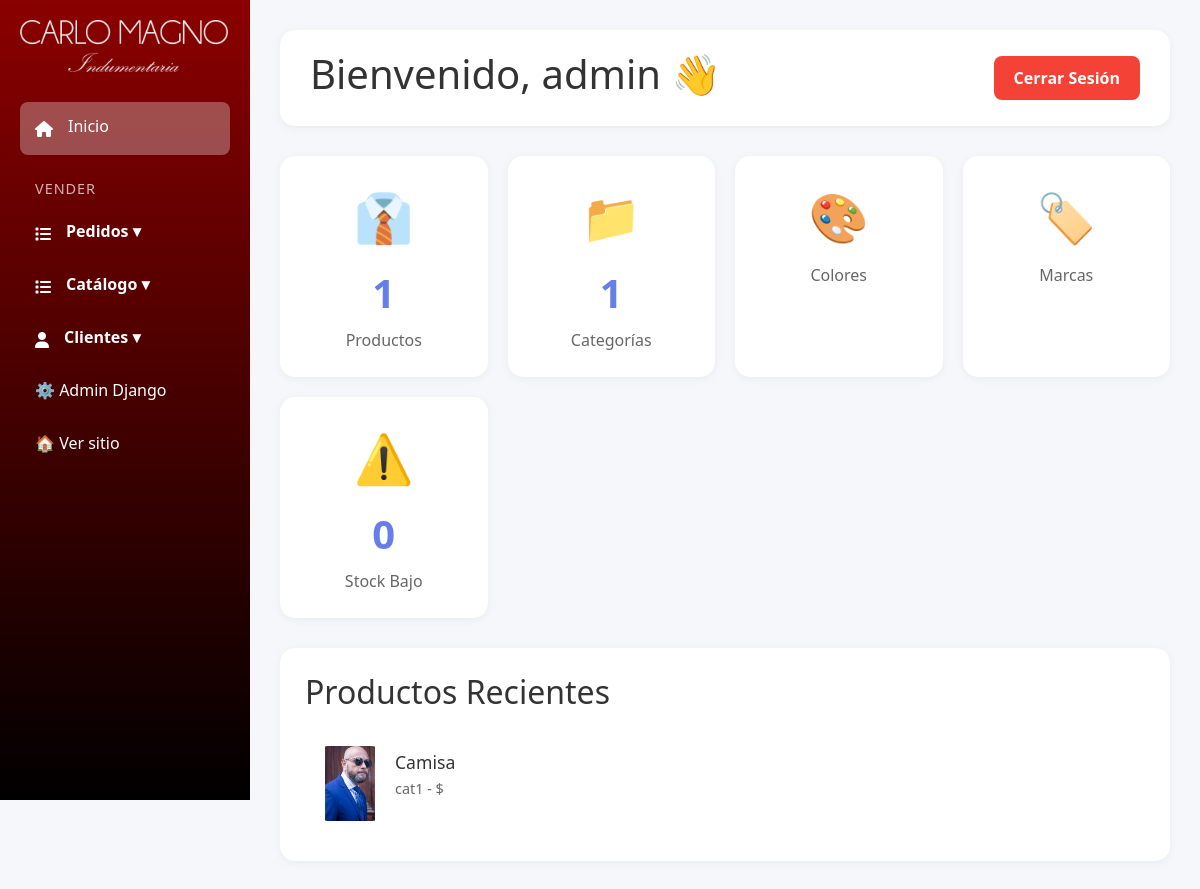
The page /panel/ (signed in) on the database its author committed.
### productos/models.py (models this page shows, shortened)
class Producto(models.Model):
    nombre = models.CharField(max_length=200, verbose_name='Nombre')
    descripcion = models.TextField(verbose_name='Descripción')
    precio = models.DecimalField(
        max_digits=10,
        decimal_places=2,
        validators=[MinValueValidator(0)],
        verbose_name='Precio'
    )
    categoria = models.ForeignKey(
        Categoria,
        on_delete=models.PROTECT,
        related_name='categorias',
        verbose_name='Categoría'
    )
    marca = models.ForeignKey(
        Marca,
        on_delete=models.SET_NULL,
        null=True,
        blank=True,
        related_name='productos',
        verbose_name='Marca'
    )
    talle = models.ForeignKey(
        Talle,
        on_delete=models.SET_NULL,
        null=True,
        blank=True,
        related_name='productos',
        verbose_name='Talle'
    )
    colores = models.ManyToManyField(
        Color,
        related_name='productos',
        verbose_name='Colores disponibles',
        blank=True
    )
    imagen = models.ImageField(
        upload_to='productos/',
        null=True,
        blank=True,
        verbose_name='Imagen principal'
    )
    created_at = models.DateTimeField(auto_now_add=True, verbose_name='Fecha de creación')
    updated_at = models.DateTimeField(auto_now=True, verbose_name='Última actualización')
    class Meta:
        verbose_name = 'Producto'
        verbose_name_plural = 'Productos'
        ordering = ['-created_at']

class Categoria(models.Model):
    nombre = models.CharField(max_length=100, verbose_name='Nombre')
    descripcion = models.TextField(blank=True, verbose_name='Descripción')
    class Meta:
        verbose_name = 'Categoría'
        verbose_name_plural = 'Categorías'
        ordering = ['nombre']

### custom_admin/views.py (the view)
# urls.py: path('panel/', admin_views.dashboard, name='dashboard'),
@login_required(login_url='login')
def dashboard(request):
    if not request.user.is_staff:
        return redirect('inicio')
    context = {
        'total_productos': Producto.objects.count(),
        'total_categories': Categoria.objects.count(),
        'total_colores': Color.objects.count(),
        'total_marcas': Marca.objects.count(),
        'low_stock': ProductoStock.objects.filter(stock__lt=5).count(),
        'recent_productos': Producto.objects.order_by('-created_at')[:5],
    }
    return render(request, 'custom_admin/dashboard.html', context)

### productos/context_processors.py (called while the page is built, shortened)
def cart_processor(request):
    carrito = None
    cantidad_total = 0
    if request.user.is_authenticated:
        try:
            carrito = Carrito.objects.get(usuario=request.user)
            cantidad_total = carrito.get_cantidad_total()
        except Carrito.DoesNotExist:
            pass
    return {
        'carrito': carrito,
        'carrito_cantidad': cantidad_total
    }

### productos/models.py (called while the page is built)
    def get_cantidad_total(self):
        return sum(item.cantidad for item in self.items.all())

### templates/custom_admin/dashboard.html (shortened to what this page needs)
{% extends 'custom_admin/base.html' %}
{% load static %}
{%block extra_css %}
<link rel="stylesheet" href="{% static 'css/dashboard.css' %}" />
{% endblock %}
{% block content %}
<div class="main-content">
	<div class="header">
		<h1>Bienvenido, {{ user.username }} 👋</h1>
		<a href="{% url 'logout' %}" class="logout-btn">Cerrar Sesión</a>
	</div>
	<div class="stats-grid">
		<div class="stat-card">
			<div class="icon">👔</div>
			<div class="number">{{ total_productos }}</div>
			<div class="label">Productos</div>
		</div>
		<div class="stat-card">
			<div class="icon">📁</div>
			<div class="number">{{ total_categories }}</div>
			<div class="label">Categorías</div>
		</div>
		<div class="stat-card">
			<div class="icon">🎨</div>
			<div class="label">Colores</div>
		</div>
		<div class="stat-card">
			<div class="icon">🏷️</div>
			<div class="label">Marcas</div>
		</div>
		<div class="stat-card">
			<div class="icon">⚠️</div>
			<div class="number">{{ low_stock }}</div>
			<div class="label">Stock Bajo</div>
		</div>
	</div>
	<div class="recent-productos">
		<h2>Productos Recientes</h2>
		{% for producto in recent_productos %}
		<div class="product-item">
			{% if producto.imagen %}
			<img src="{{ producto.imagen.url }}" alt="{{ producto.nombre }}" />
			{% endif %}
			<div class="product-info">
				<h3>{{ producto.nombre }}</h3>
				<p>{{ producto.categoria.nombre }} - ${{ product.precio }}</p>
			</div>
		</div>
		{% empty %}
		<p style="text-align: center; color: #999">No hay productos aún</p>
		{% endfor %}
	</div>
</div>
{% load static %}
{% endblock %}

### static/css/style_admin.css (style rules this page uses)
* { margin: 0; padding: 0; box-sizing: border-box; }
body { font-family: "Segoe UI", Tahoma, Geneva, Verdana, sans-serif; background: #f5f7fa; }
.main-content { margin-left: 250px; padding: 30px; }
.header { background: white; padding: 20px 30px; border-radius: 15px; box-shadow: 0 2px 10px rgba(0, 0, 0, 0.05); margin-bottom: 30px; display: flex; justify-content: space-between; align-items: center; }
.header h1 { color: #333; }

### static/css/dashboard.css (style rules this page uses)
.logout-btn { padding: 10px 20px; background: #f44336; color: white; border: none; border-radius: 8px; cursor: pointer; font-weight: 600; text-decoration: none; display: inline-block; }
.stats-grid { display: grid; grid-template-columns: repeat(auto-fit, minmax(200px, 1fr)); gap: 20px; margin-bottom: 30px; }
.stat-card { background: white; padding: 25px; border-radius: 15px; box-shadow: 0 2px 10px rgba(0, 0, 0, 0.05); text-align: center; }
.stat-card .icon { font-size: 3em; margin-bottom: 10px; }
.stat-card .number { font-size: 2.5em; font-weight: bold; color: #667eea; margin-bottom: 5px; }
.stat-card .label { color: #666; font-size: 1em; }
.recent-productos { background: white; padding: 25px; border-radius: 15px; box-shadow: 0 2px 10px rgba(0, 0, 0, 0.05); }
.recent-productos h2 { color: #333; margin-bottom: 20px; }
.product-item { display: flex; align-items: center; padding: 15px; border-bottom: 1px solid #f0f0f0; }
.product-item:last-child { border-bottom: none; }
.product-item img { width: 60px; height: 75px; object-fit: cover; border-radius: 8px; margin-right: 15px; }
.product-info h3 { color: #333; font-size: 1.1em; margin-bottom: 5px; }
.product-info p { color: #666; font-size: 0.9em; }

### rows shown on the page
Producto: imagen (placeholder picture), nombre "Camisa", categoria.nombre "cat1"

### other values the page prints
{{ user.username }} "admin"
{{ total_productos }} "1"
{{ total_categories }} "1"
{{ low_stock }} "0"
